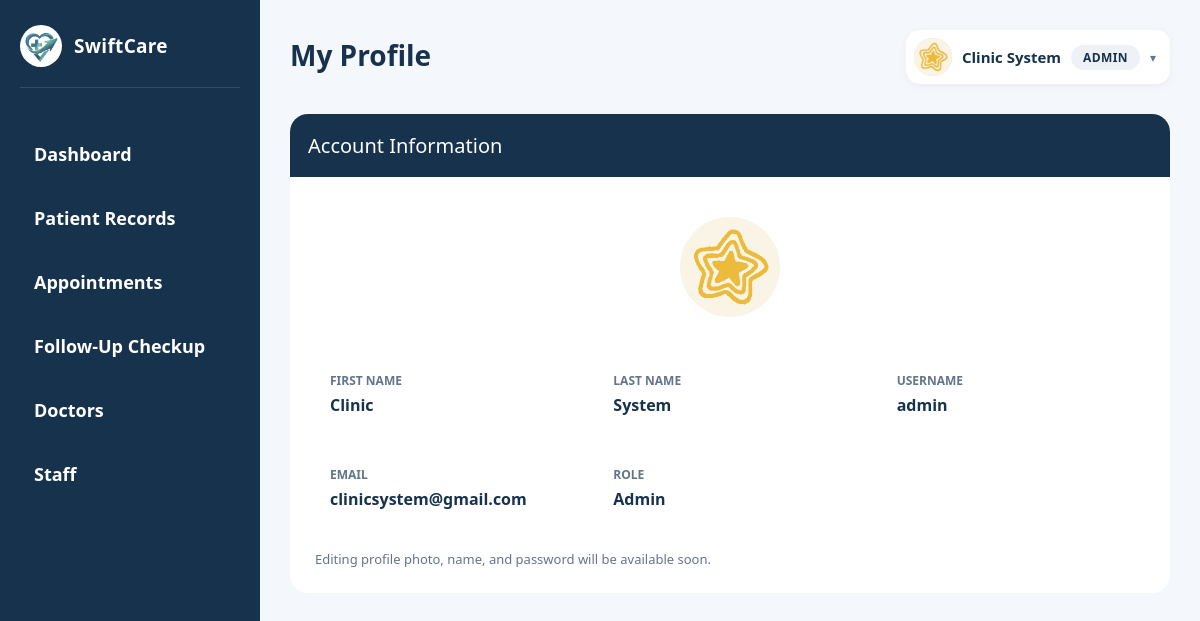
/view/admin/my_profile.php (signed in), run on an earlier commit of the app's database.
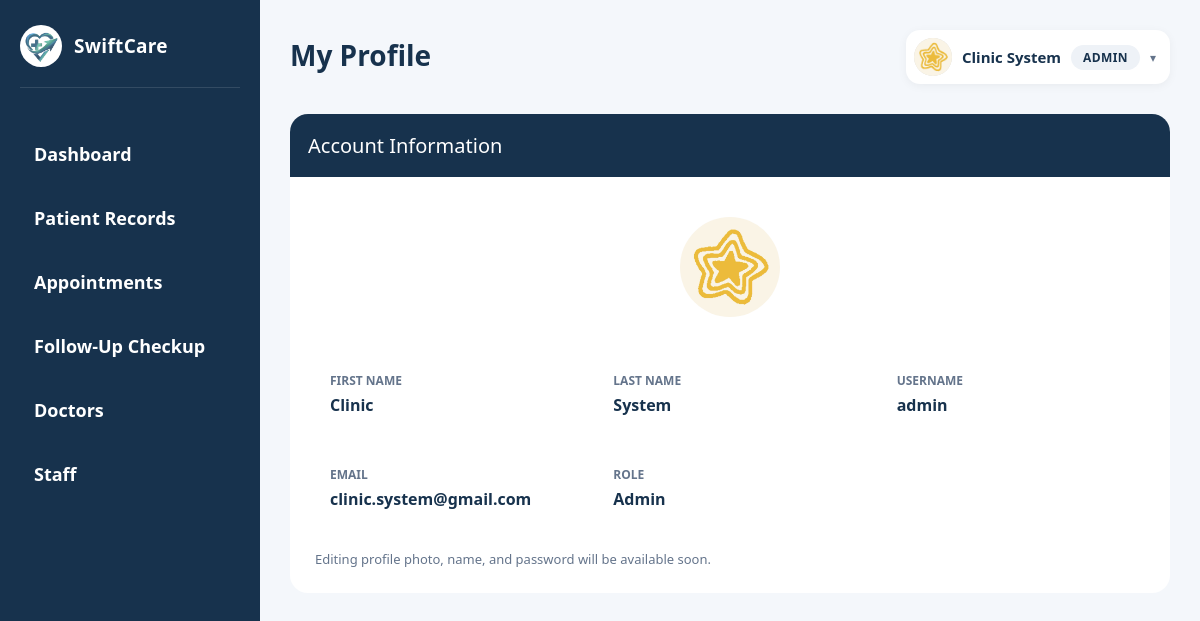
And on a later commit of the database.
### tables this page shows
CREATE TABLE `users` (
  `id` int(11) NOT NULL,
  `role` enum('admin','doctor','patient') NOT NULL,
  `first_name` varchar(100) NOT NULL,
  `last_name` varchar(100) NOT NULL,
  `email` varchar(100) NOT NULL,
  `username` varchar(100) DEFAULT NULL,
  `license_number` varchar(50) DEFAULT NULL,
  `schedule_days` varchar(200) DEFAULT NULL,
  `schedule_time_start` varchar(20) DEFAULT NULL,
  `schedule_time_end` varchar(20) DEFAULT NULL,
  `profile_photo` varchar(255) DEFAULT NULL,
  `password` varchar(255) NOT NULL,
  `created_at` timestamp NOT NULL DEFAULT current_timestamp()
);

### model/User.php (called while the page is built, shortened)
<?php
class User {
    private $conn;
    function __construct($db){
        $this->conn = $db;
    }
    function getUserById($id){
        $query = "SELECT * FROM users WHERE id = :id";
        $stmt = $this->conn->prepare($query);
        $stmt->bindParam(":id", $id);
        $stmt->execute();
        return $stmt->fetch(PDO::FETCH_ASSOC);
    }
}

### view/admin/my_profile.php (the view, shortened to what this page needs)
<?php
require_once 'C:\xampp\htdocs\clinic1\model\User.php';
$database = new Database();
$conn = $database->connect();
$user = new User($conn);
$user_info = $user->getUserById($_SESSION['user_id']);
?>
<!DOCTYPE html>
<html lang="en">
<head>
    <link rel="stylesheet" href="../css/admin_dashboard.css">
    <link rel="stylesheet" href="../css/admin_info.css">
</head>
<body>
<div class="dashboard-container">
    <aside class="sidebar">
        <div class="sidebar-top">
            <img src="http://localhost/clinic1/logo.jpg" class="sidebar-logo">
            <div class="sidebar-clinic-name">
                <h2>SwiftCare</h2>
            </div>
        </div>
        <nav class="sidebar-menu">
            <a href="http://localhost/clinic1/view/admin/admin_dashboard.php" class="menu-item">Dashboard</a>
            <a href="http://localhost/clinic1/view/admin/admin_patientRecord.php" class="menu-item">Patient Records</a>
            <a href="http://localhost/clinic1/view/admin/admin_appointments.php" class="menu-item">Appointments</a>
            <a href="http://localhost/clinic1/view/admin/admin_followup.php" class="menu-item">Follow-Up Checkup</a>
            <a href="http://localhost/clinic1/view/admin/admin_doctors.php" class="menu-item">Doctors</a>
            <a href="http://localhost/clinic1/view/admin/admin_staff.php" class="menu-item">Staff</a>
        </nav>
    </aside>
    <main class="main-content">
        <header class="topbar">
            <div class="topbar-left">
                <div class="clinic-text">
                    <h1>My Profile</h1>
                </div>
            </div>
            <div class="user-menu">
                <button type="button" class="user-menu-toggle" onclick="toggleUserMenu(this)">
                    <?php if(!empty($user_info['profile_photo'])): ?>
                    <img src="../../uploads/<?php echo $user_info['profile_photo']; ?>" class="user-avatar" style="object-fit: cover;">
                    <?php else: ?>
                    <div class="user-avatar"></div>
                    <?php endif; ?>
                    <span class="user-name"><?php echo $_SESSION['name']; ?></span>
                    <span class="user-role-badge">Admin</span>
                    <span class="dropdown-arrow">&#9662;</span>
                </button>
            </div>
        </header>
        <section class="table-section">
            <div class="section-header">
                Account Information
            </div>
            <div class="info-grid info-grid-pad">
                <div class="info-item" style="grid-column: 1 / -1; text-align:center;">
                    <?php if(!empty($user_info['profile_photo'])): ?>
                    <img src="../../uploads/<?php echo $user_info['profile_photo']; ?>" style="width:100px;height:100px;border-radius:50%;object-fit:cover;">
                    <?php else: ?>
                    <div style="width:100px;height:100px;border-radius:50%;background:#e2e8f0;margin:0 auto;"></div>
                    <?php endif; ?>
                </div>
                <div class="info-item">
                    <label>First Name</label>
                    <span><?php echo htmlspecialchars($user_info['first_name']); ?></span>
                </div>
                <div class="info-item">
                    <label>Last Name</label>
                    <span><?php echo htmlspecialchars($user_info['last_name']); ?></span>
                </div>
                <div class="info-item">
                    <label>Username</label>
                    <span><?php echo htmlspecialchars($user_info['username']); ?></span>
                </div>
                <div class="info-item">
                    <label>Email</label>
                    <span><?php echo htmlspecialchars($user_info['email']); ?></span>
                </div>
                <div class="info-item">
                    <label>Role</label>
                    <span><?php echo ucfirst($user_info['role']); ?></span>
                </div>
            </div>
            <div class="btn-row">
                <p style="color:#64748b; font-size:13px;">Editing profile photo, name, and password will be available soon.</p>
            </div>
        </section>
    </main>
</div>
</body>
</html>

What changed in the data, as far as the page shows it:
changed users "Clinic": email "clinicsystem@gmail.com" → "clinic.system@gmail.com"
